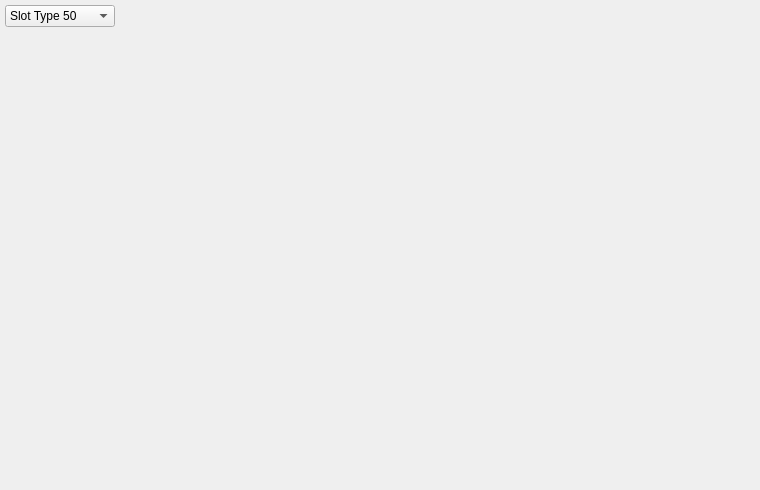
<?xml version="1.0" encoding="UTF-8"?>
<ui version="4.0">
 <class>WSlotMag</class>
 <widget class="QWidget" name="WSlotMag">
  <property name="geometry">
   <rect>
    <x>0</x>
    <y>0</y>
    <width>760</width>
    <height>490</height>
   </rect>
  </property>
  <property name="minimumSize">
   <size>
    <width>760</width>
    <height>490</height>
   </size>
  </property>
  <property name="windowTitle">
   <string>Form</string>
  </property>
  <layout class="QVBoxLayout" name="main_layout">
   <property name="spacing">
    <number>4</number>
   </property>
   <property name="leftMargin">
    <number>5</number>
   </property>
   <property name="topMargin">
    <number>5</number>
   </property>
   <property name="rightMargin">
    <number>5</number>
   </property>
   <property name="bottomMargin">
    <number>5</number>
   </property>
   <item>
    <layout class="QHBoxLayout" name="horizontalLayout">
     <item>
      <widget class="QComboBox" name="c_slot_type">
       <item>
        <property name="text">
         <string>Slot Type 50</string>
        </property>
       </item>
       <item>
        <property name="text">
         <string>Slot Type 51</string>
        </property>
       </item>
       <item>
        <property name="text">
         <string>Slot Type 52</string>
        </property>
       </item>
       <item>
        <property name="text">
         <string>Slot Type 52 R</string>
        </property>
       </item>
       <item>
        <property name="text">
         <string>Slot Type 53</string>
        </property>
       </item>
       <item>
        <property name="text">
         <string>Slot Type 54</string>
        </property>
       </item>
       <item>
        <property name="text">
         <string>Slot Type 55</string>
        </property>
       </item>
       <item>
        <property name="text">
         <string>Slot Type 56</string>
        </property>
       </item>
      </widget>
     </item>
     <item>
      <spacer name="horizontalSpacer">
       <property name="orientation">
        <enum>Qt::Horizontal</enum>
       </property>
       <property name="sizeHint" stdset="0">
        <size>
         <width>40</width>
         <height>20</height>
        </size>
       </property>
      </spacer>
     </item>
    </layout>
   </item>
   <item>
    <widget class="QWidget" name="w_slot" native="true">
     <property name="sizePolicy">
      <sizepolicy hsizetype="Preferred" vsizetype="Expanding">
       <horstretch>0</horstretch>
       <verstretch>0</verstretch>
      </sizepolicy>
     </property>
     <property name="minimumSize">
      <size>
       <width>750</width>
       <height>450</height>
      </size>
     </property>
    </widget>
   </item>
  </layout>
 </widget>
 <resources/>
 <connections/>
</ui>
